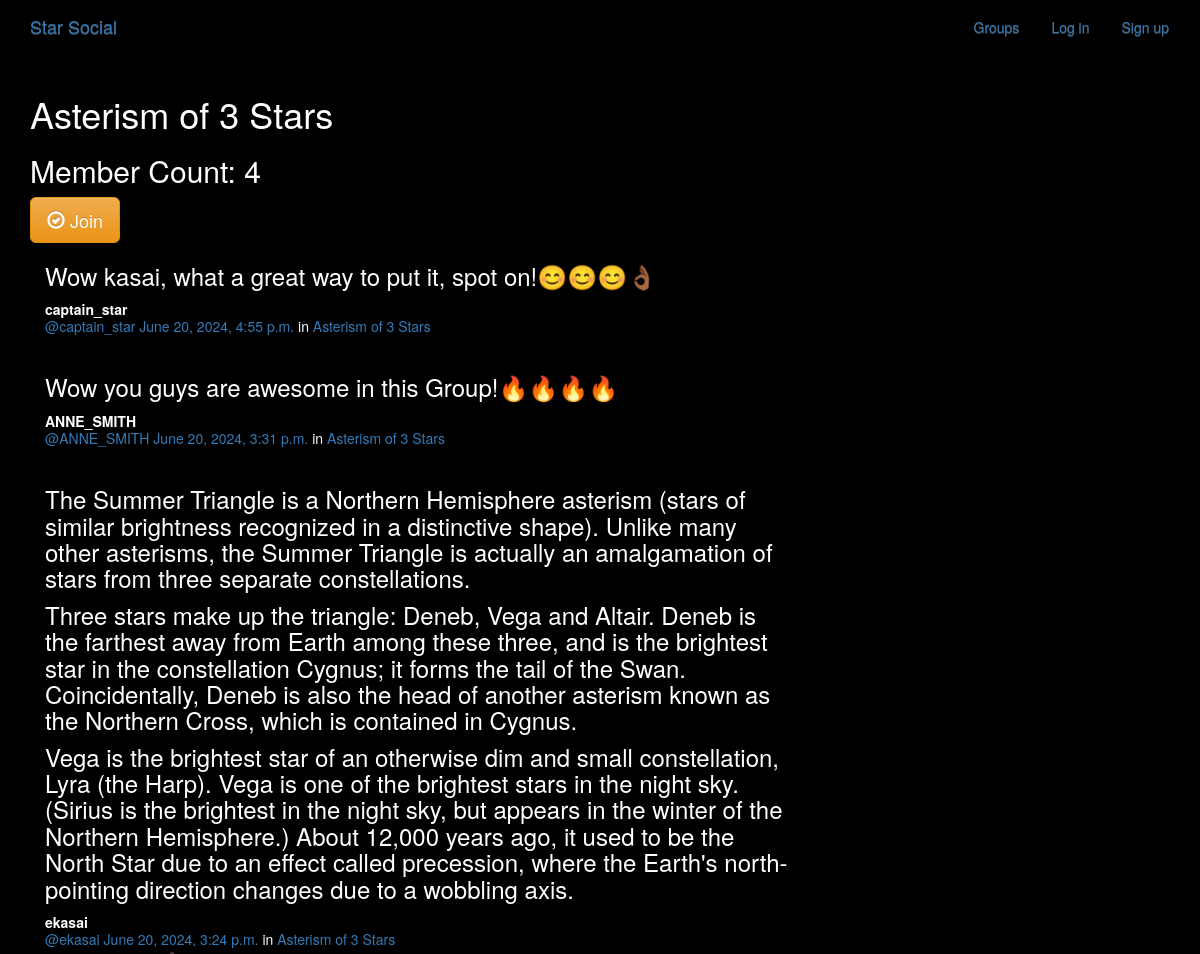
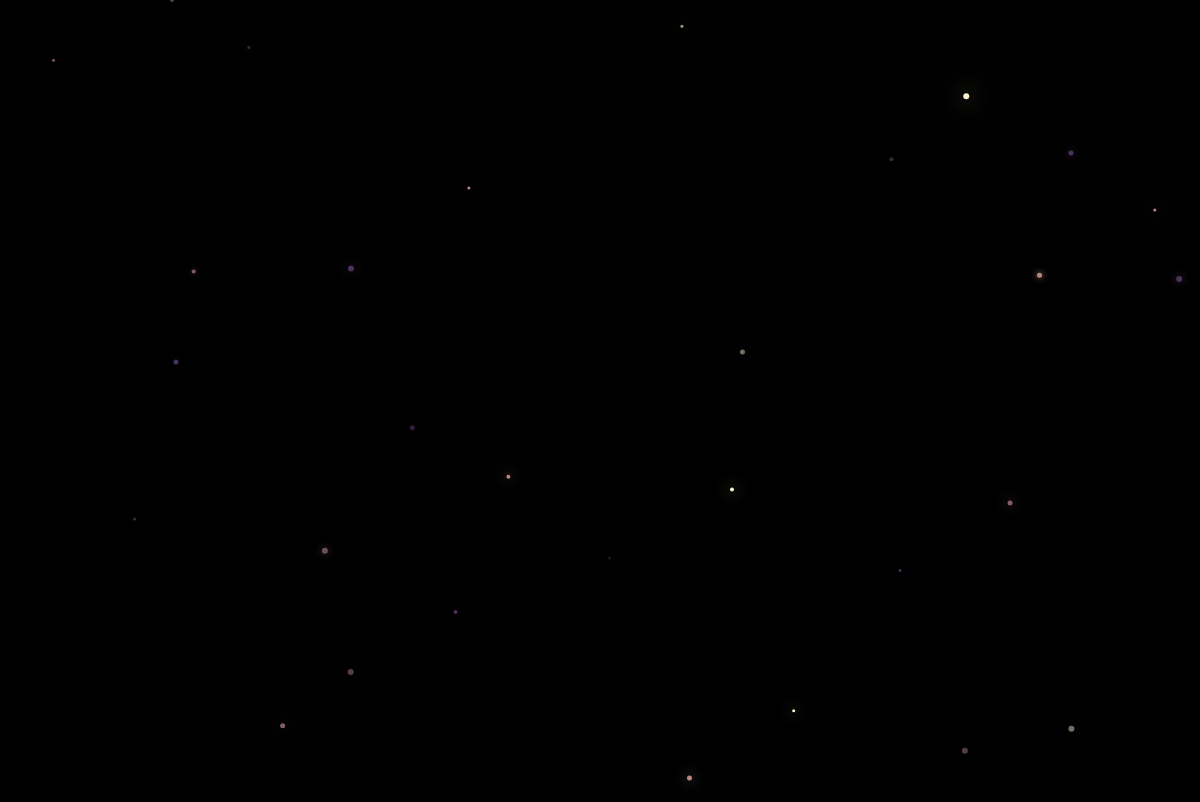
Page /groups/posts/in/asterism-of-3-stars/ on the committed database (2 pictures, top to bottom).
### groups/models.py (models this page shows, shortened)
class Group(models.Model):
    name = models.CharField(max_length=255, unique=True)
    slug = models.SlugField(allow_unicode=True, unique=True)
    description = models.TextField(blank=True, default='')
    description_html = models.TextField(editable=False, default='', blank=True)
    members = models.ManyToManyField(User, through="GroupMember")
    class Meta:
        ordering = ["name"]

### posts/models.py (models this page shows, shortened)
class Post(models.Model):
    user = models.ForeignKey(User, related_name="posts", on_delete=models.CASCADE)
    created_at = models.DateTimeField(auto_now=True)
    message = models.TextField()
    message_html = models.TextField(editable=False)
    group = models.ForeignKey(Group, related_name="posts", null=True, blank=True, on_delete=models.CASCADE)
    class Meta:
        ordering = ["-created_at"]
        unique_together = ["user", "message"]

### groups/views.py (the view)
# urls.py: path('posts/in/<slug:slug>/', views.SingleGroup.as_view(), name='single'),
class SingleGroup(generic.DetailView):
    model = Group

### groups/templates/groups/group_detail.html
{% extends "groups/group_base.html" %}
{% block pregroup %}
<h1>{{group.name}}</h1>
<h2> Member Count: {{group.members.count}}</h2>
  <div class="content">
				{% if user in group.members.all %}
					<a href="{% url 'groups:leave' slug=group.slug %}" class="btn btn-lg btn-fill btn-warning"><span class="glyphicon glyphicon-remove-circle"></span> Leave</a>
				{% else %}
					<a href="{% url 'groups:join' slug=group.slug %}" class="btn btn-lg btn-fill btn-warning"><span class="glyphicon glyphicon-ok-circle"></span> Join</a>
				{% endif %}
</div>
{% endblock %}
{% block group_content %}
<div class="col-md-8">
	{% if group.posts.count == 0 %}
	<h2>No posts in this group yet!</h2>
	{% else %}
		{% for post in group.posts.all %}
			{% include "posts/_post.html" %}
		{% endfor %}
	{% endif %}
</div>
{% endblock %}

### posts/templates/posts/_post.html (shortened to what this page needs)
<div class="post media">
	<h3>{{ post.message_html|safe }}</h3>
	<div class="media-body">
		<strong>{{ post.user.username }}</strong>
		<h5 class="media-heading">
			<span class="username"><a href="{% url 'posts:for_user' username=post.user.username %}">@{{ post.user.username }}</a></span>
			<time class="time"><a href="{% url 'posts:single' username=post.user.username pk=post.pk %}">{{ post.created_at }}</a></time>
			{% if post.group %}
			<span class="group-name">in <a href="#">{{ post.group.name }}</a></span>
			{% endif %}
		</h5>
	</div>
</div>

### static/simplesocial/css/master.css (style rules this page uses)
body { margin: 0; overflow: hidden; background-color: black; color:white; }

### rows in the picture
Group: name "Asterism of 3 Stars", members.count "4"
Post: message_html "Wow kasai, what a great way to put it, spot on!😊😊😊👌🏾", user.username "captain_star", created_at "June 20, 2024, 4:55 p.m.", group.name "Asterism of 3 Stars"
Post: message_html "Wow you guys are awesome in this Group!🔥🔥🔥🔥", user.username "ANNE_SMITH", created_at "June 20, 2024, 3:31 p.m.", group.name "Asterism of 3 Stars"
Post: message_html "The Summer Triangle is a Northern Hemisphere asterism (stars of similar brightness recognized in a distinctive shape). Unlike many other asterisms, the Summer Triangle is actually an amalgamation of stars from three separate constellations. Three stars make up the triangle: Deneb, Vega and Altair. Deneb is the farthest away from Earth among these three, and is the brightest star in the constellation Cygnus; it forms the tail of the Swan. Coincidentally, Deneb is also the head of another asterism known as the Northern Cross, which is contained in Cygnus. Vega is the brightest star of an otherwise dim and small constellation, Lyra (the Harp). Vega is one of the brightest stars in the night…", user.username "ekasai", created_at "June 20, 2024, 3:24 p.m.", group.name "Asterism of 3 Stars"
